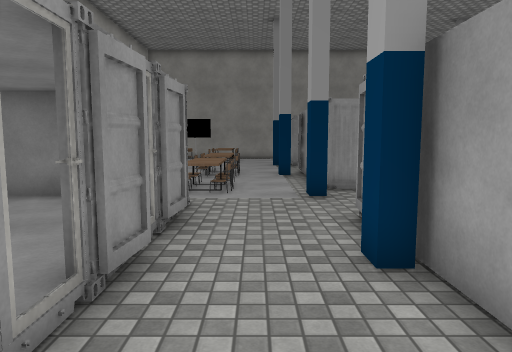
view 1 (above)

24 first-person views from a walk through a scene from a Unity 3-D project. The camera is 1.5 m above the floor, tilts 6° down and sees 70° across. The floor is counted in squares, 1 m on a side. Each view is taken from the middle of a square. On the plan, view 1 faces up. The plan holds only what a view shows up to about 16 squares ahead; the rest is blank. The place goes on beyond the plan. Door leaves are left out, so doorways stand open. Some surface patterns are stand-ins.

view 2
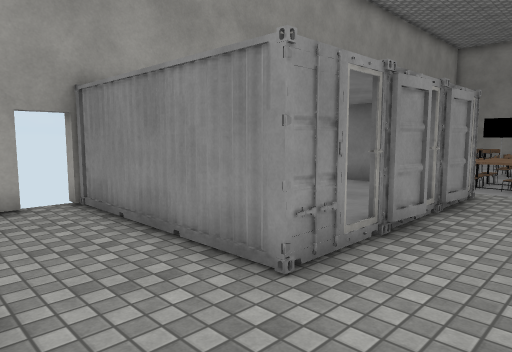

view 3
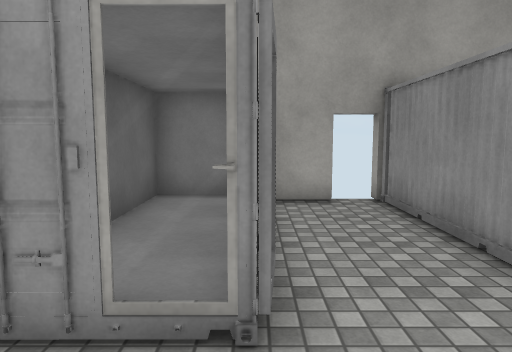

view 4
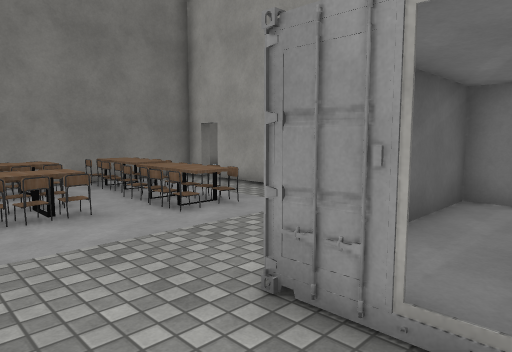

view 5
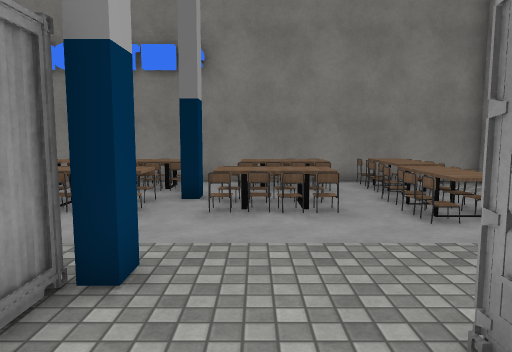

view 6
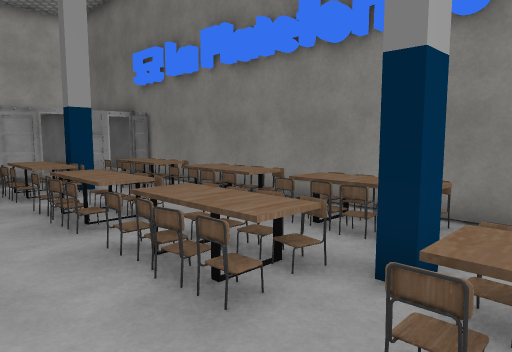

view 7
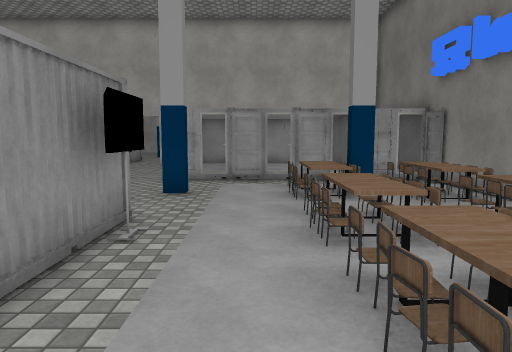

view 8
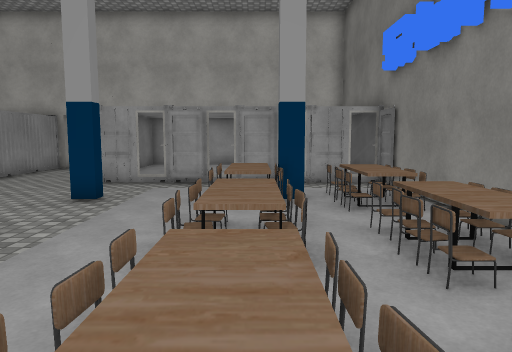

view 9
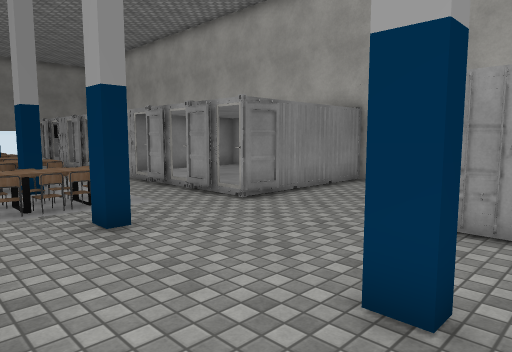

view 10
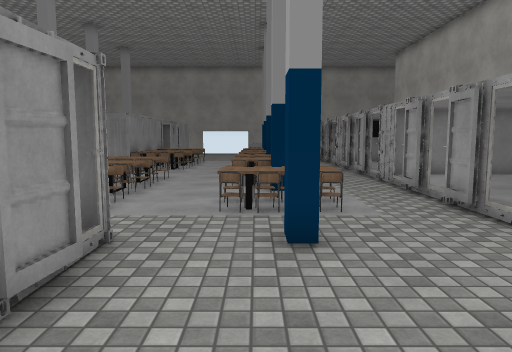

view 11
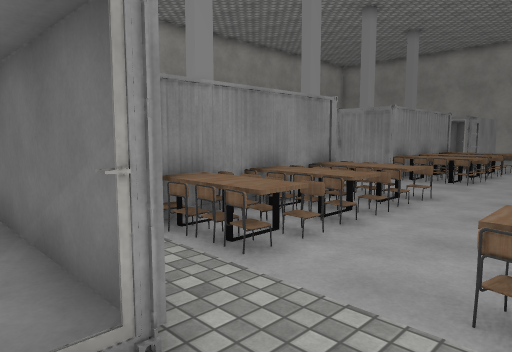

view 12
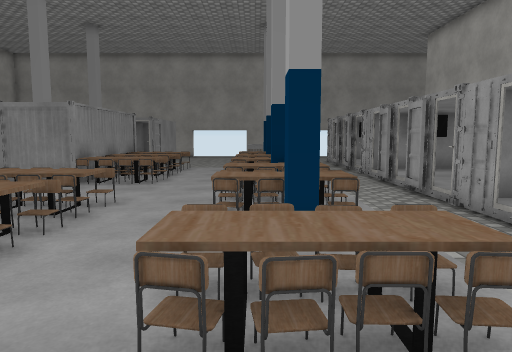

view 13
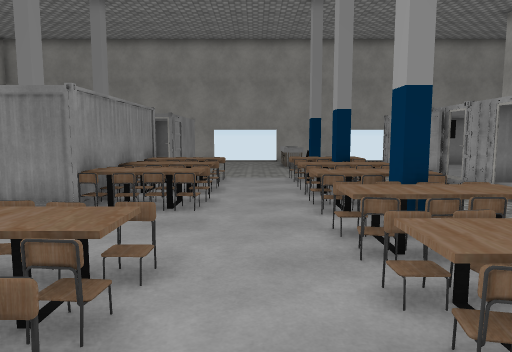

view 14
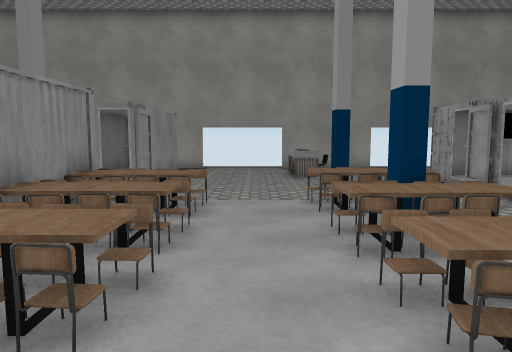

view 15
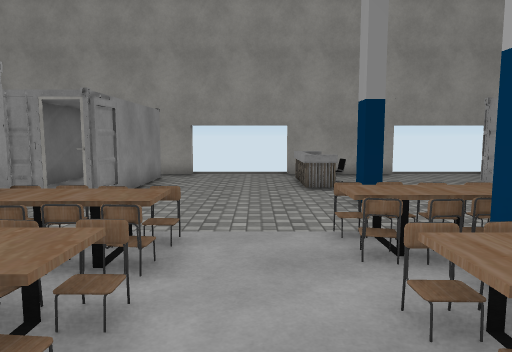

view 16
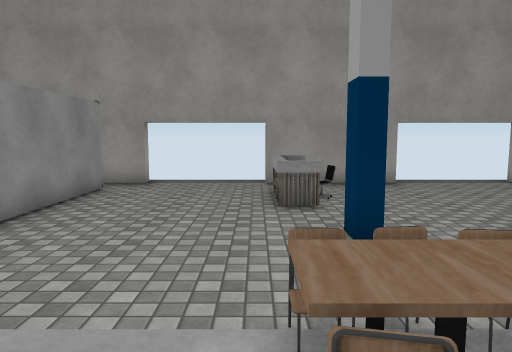

view 17
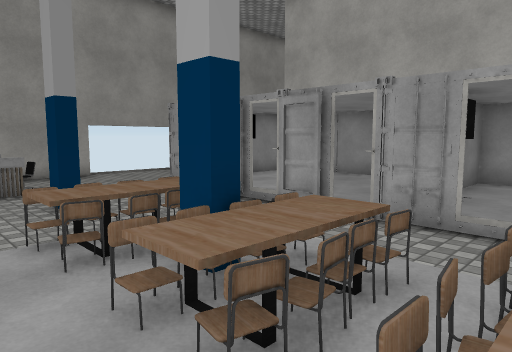

view 18
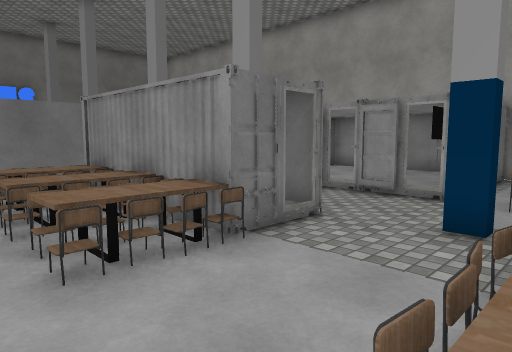

view 19
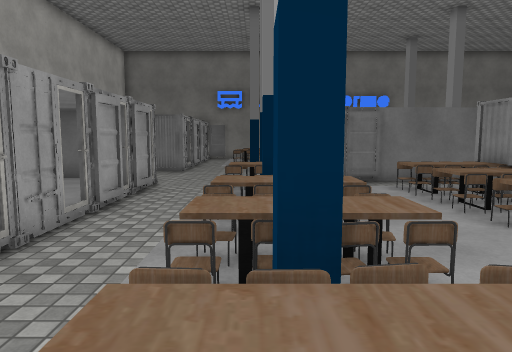

view 20
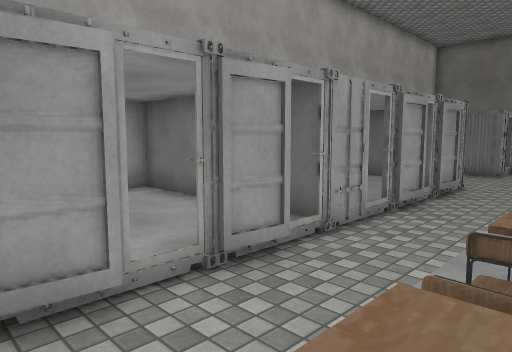

view 21
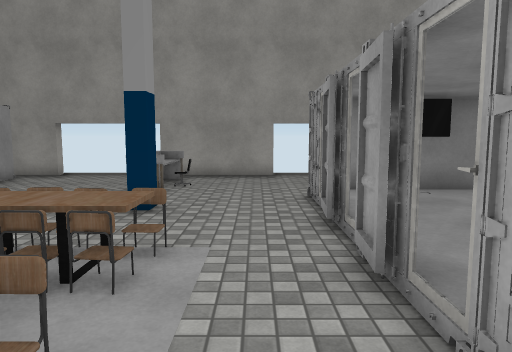

view 22
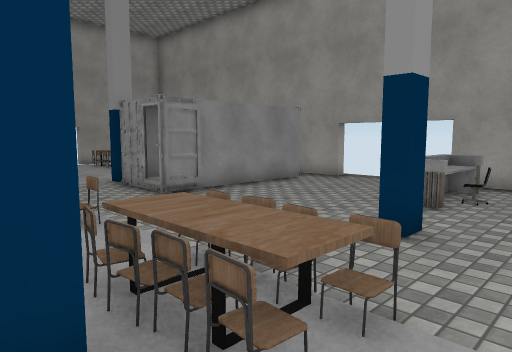

view 23
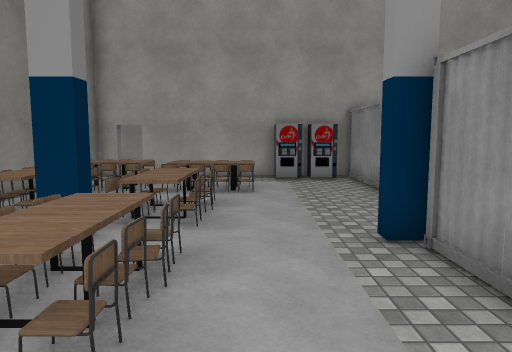

view 24
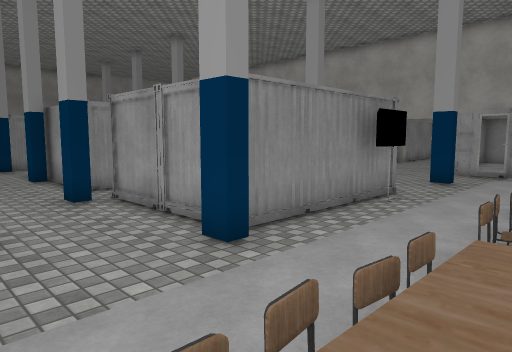

### Floor plan
Key: @ floor where view 1 was taken; # wall or solid block; x gap in a wall; . main floor; : floor 0.25 m higher than the main floor; + floor 0.75 m higher than the main floor; * floor 1 m higher than the main floor; / step, stairs or slope; D open door; = window, fence, low wall or low ledge; O other object.
Columns run from 8 left of view 1 to 20 right of it. Each row starts with its distance up from view 1.
 27              #   ##       #
 26            ###DDDD####DDDD#
 25             O.....O.......
 24           O O.....+......
 23           O O.....+O....
 22           O O.....*.....
 21           O O.........OOOOOO
 20       ..  O O.........O
 19       ...#OOO.........O
 18          .............O
 17            .......OOO..
 16       OO. O OOO..OOO..O
 15       OO..O O.:/..x....=
 14       OO.#O OOO/..OOO.OOOOOO
 13       ....  OOO/.OOO..O:
 12       O...  OOO........:
 11       OO..OOOOO..OOOO.O:
 10       OO..........OO...:
  9    .......#.......OOO.O:
  8 #OOOOOO..........OOO..O
  7       OO..OOOOO.......OOOOOO
  6       :O..O OOOO.OOOO.O
  5       :...O OOO...OO...=
  4        O..O O  ....#..O
  3       :...O OO.........
  2       O...  OOO..OOOO.O
  1 #OOOOOO...OOO.....OO..O
  0 x.......@..............OOOOOO
 -1 #........#OOOOOOO..#........
 -2 # OOOOO...O     O..........
 -3 #O    O...O     O.........
 -4 #OOOOOO...O      ........
 -5 #O........OOOOOOO.....OOOOO
 -6 #O........O...OO...#..O:
 -7 #O....................O:
 -8 #...OO................O:
 -9 #...OO.OOO.OO.OOO.OOO..:
-10 #...OO.OO=.OO.OOO.OOO.O
-11 #...O....##........x.  =
-12 #..OOOOOO.OOO.OO..OO...O
-13 D..OOO+++.OOO.OO..OOO..O
-14 ######################O####
-15     ..

Where each view was taken, in squares from view 1:
view 1: 0 up, 0 right, facing up
view 2: 2 down, 1 right, facing up-left
view 3: 2 down, 1 right, facing left
view 4: 2 down, 1 right, facing down-left
view 5: 2 down, 0 right, facing down
view 6: 7 down, 0 right, facing down-right
view 7: 8 down, 1 right, facing right
view 8: 10 down, 2 right, facing right
view 9: 7 down, 8 right, facing up-right
view 10: 6 down, 10 right, facing up
view 11: 2 down, 10 right, facing up-left
view 12: 1 down, 10 right, facing up
view 13: 3 up, 8 right, facing up
view 14: 8 up, 8 right, facing up
view 15: 11 up, 8 right, facing up
view 16: 14 up, 9 right, facing up
view 17: 11 up, 8 right, facing up-right
view 18: 11 up, 8 right, facing down-left
view 19: 12 up, 11 right, facing down
view 20: 12 up, 11 right, facing down-right
view 21: 12 up, 13 right, facing up
view 22: 14 up, 13 right, facing up-left
view 23: 8 down, 7 right, facing left
view 24: 10 down, 2 left, facing up-right
